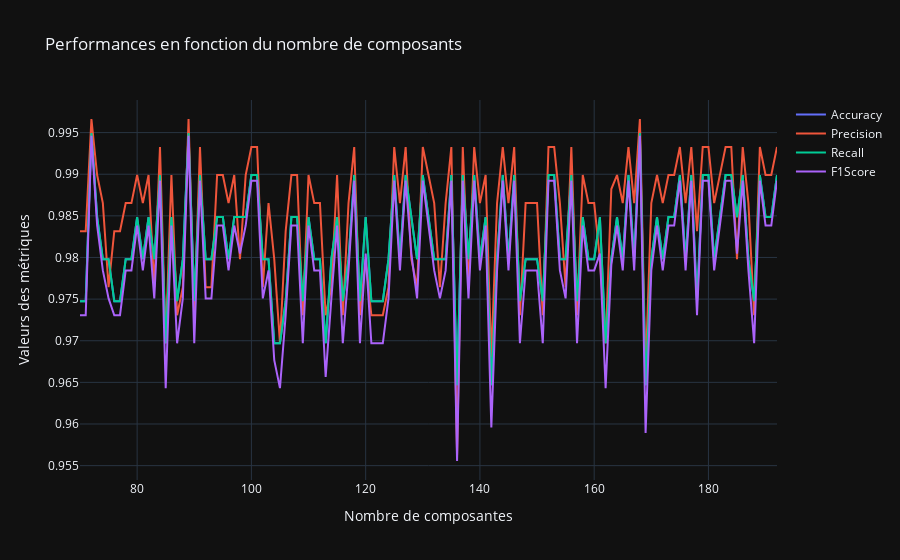

The cell this chart's notebook holds for it:
### Code cell
acc_curve_sgdc = go.Scatter(x=x_data, y=acc_acp_sgdc, mode='lines', name='Accuracy')
pre_curve_sgdc = go.Scatter(x=x_data, y=pre_acp_sgdc, mode='lines', name='Precision')
rec_curve_sgdc = go.Scatter(x=x_data, y=rec_acp_sgdc, mode='lines', name='Recall')
f1s_curve_sgdc = go.Scatter(x=x_data, y=f1s_acp_sgdc, mode='lines', name='F1Score')

fig_sgdc = go.Figure()
fig_sgdc.add_trace(acc_curve_sgdc)
fig_sgdc.add_trace(pre_curve_sgdc)
fig_sgdc.add_trace(rec_curve_sgdc)
fig_sgdc.add_trace(f1s_curve_sgdc)

fig_sgdc.update_layout(title='Performances en fonction du nombre de composants',
                   xaxis_title='Nombre de composantes',
                   yaxis_title='Valeurs des métriques')

fig_sgdc.show()
